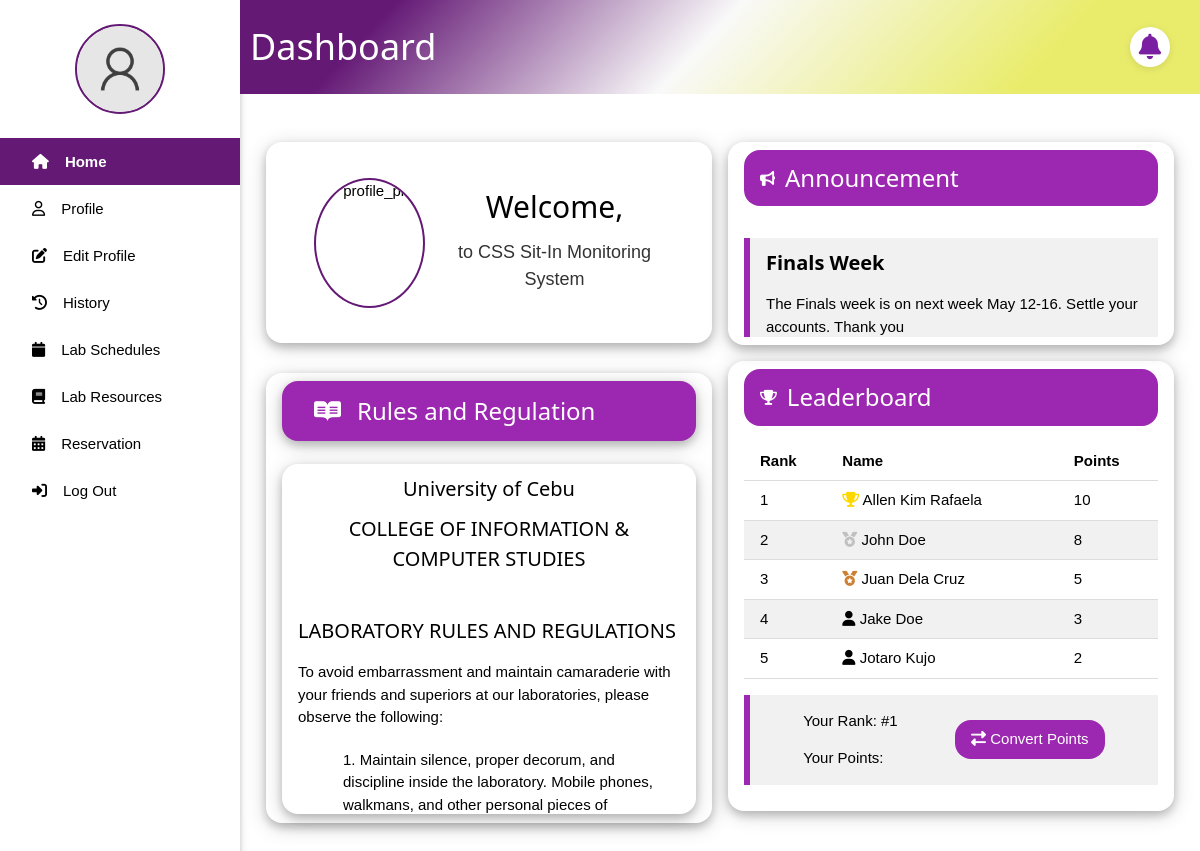
Screenshot of /dashboard.php (signed in) with the database file from the repository.
### tables this page shows
CREATE TABLE `announcement` (
  `ID` int(11) NOT NULL,
  `TITLE` varchar(255) DEFAULT NULL,
  `MESSAGE` text NOT NULL,
  `TIMESTAMP` timestamp NOT NULL DEFAULT current_timestamp() ON UPDATE current_timestamp()
);

CREATE TABLE `user` (
  `ID` int(11) NOT NULL,
  `IDNO` int(11) NOT NULL,
  `LASTNAME` varchar(30) NOT NULL,
  `FIRSTNAME` varchar(30) NOT NULL,
  `MIDDLENAME` varchar(30) DEFAULT NULL,
  `COURSE` varchar(30) NOT NULL,
  `YEAR_LEVEL` int(11) NOT NULL,
  `USERNAME` varchar(30) NOT NULL,
  `PASSWORD` varchar(255) NOT NULL,
  `PROFILE_PIC` varchar(255) NOT NULL DEFAULT 'images/default_pic.png',
  `SESSION_COUNT` int(11) DEFAULT 30,
  `POINTS` int(11) DEFAULT 0
);

### dashboard.php (the view, shortened to what this page needs)
<?php
include_once 'notification_functions.php';
$user = isset($_SESSION['user']) ? $_SESSION['user'] : null;
$sql_announcements = "SELECT * FROM announcement ORDER BY timestamp DESC";
$result_announcements = $conn->query($sql_announcements);
$announcements = [];
if($result_announcements->num_rows > 0){
    while ($row = $result_announcements->fetch_assoc()){
        $announcements[] = $row;
    }
}
$sql_leaderboard = "SELECT IDNO, FIRSTNAME, LASTNAME, POINTS FROM user ORDER BY POINTS DESC, FIRSTNAME ASC LIMIT 5";
$result_leaderboard = $conn->query($sql_leaderboard);
$leaderboard = [];
if($result_leaderboard->num_rows > 0){
    while ($row = $result_leaderboard->fetch_assoc()){
        $leaderboard[] = $row;
    }
}
$sql_user_rank = "SELECT COUNT(*) as rank FROM user WHERE POINTS > (SELECT POINTS FROM user WHERE IDNO = ?)";
$stmt_user_rank = $conn->prepare($sql_user_rank);
$stmt_user_rank->bind_param("s", $user['IDNO']);
$stmt_user_rank->execute();
$result_user_rank = $stmt_user_rank->get_result()->fetch_assoc();
$user_rank = $result_user_rank['rank'] + 1;
$sql_user_points = "SELECT POINTS FROM user WHERE IDNO = ?";
$stmt_user_points = $conn->prepare($sql_user_points);
$stmt_user_points->bind_param("s", $user['IDNO']);
$stmt_user_points->execute();
$result_user_points = $stmt_user_points->get_result()->fetch_assoc();
$user_points = $result_user_points['POINTS'];
?>
<!DOCTYPE html>
<html lang="en">
<head>
    <link rel="stylesheet" href="w3.css">
    <link rel="stylesheet" href="side_nav.css">
</head>
<body>
<div class="w3-sidebar w3-bar-block w3-collapse w3-card w3-animate-left" style="width:20%;" id="mySidebar">
    <div class="profile w3-center w3-margin w3-padding">
        <?php
        $profile_pic = isset($user['PROFILE_PIC']) ? $user['PROFILE_PIC'] : 'images/default_pic.png';
        ?>
        <img src="<?php echo htmlspecialchars($profile_pic); ?>" alt="profile_pic" style="width: 90px; height:90px;">
    </div>
    <a href="dashboard.php" class="w3-bar-item w3-button active"><i class="fa-solid fa-house w3-padding"></i><span>Home</span></a>
    <a href="#" onclick="document.getElementById('profile').style.display='block'" class="w3-bar-item w3-button"><i class="fa-regular fa-user w3-padding"></i><span>Profile</span></a>
    <a href="profile.php" class="w3-bar-item w3-button"><i class="fa-solid fa-edit w3-padding"></i><span>Edit Profile</span></a>
    <a href="history.php" class="w3-bar-item w3-button"><i class="fa-solid fa-clock-rotate-left w3-padding"></i><span>History</span></a>
    <a href="view_lab_schedules.php" class="w3-bar-item w3-button"><i class="fa-solid fa-calendar w3-padding"></i><span>Lab Schedules</span></a>
    <a href="view_lab_resources.php" class="w3-bar-item w3-button"><i class="fa-solid fa-book w3-padding"></i><span>Lab Resources</span></a>
    <a href="make_reservation.php" class="w3-bar-item w3-button"><i class="fa-solid fa-calendar-days w3-padding"></i><span>Reservation</span></a>
    <a href="logout.php" class="w3-bar-item w3-button"><i class="fa-solid fa-right-to-bracket w3-padding"></i><span>Log Out</span></a>
</div>
<div style="margin-left:20%; z-index: 1; position: relative;">
    <div class="title_page w3-container" style="display: flex; align-items: center;">
        <h1 style="margin-left: 10px; color: #ffff;">Dashboard</h1>
        <div class="notification-bell-container" style="position: relative; margin-left: auto; margin-right: 30px;">
            <button id="notifBell" class="notif-bell-btn">
                <i class="fa fa-bell"></i>
            </button>
        </div>
    </div>
    <div class="w3-row-padding" style="margin: 5% 10px;">
        <div class="w3-col m6">
            <div class="w3-mobile w3-round-xlarge w3-card-4 w3-container w3-padding w3-animate-top" style="margin-bottom: 30px; width: 100%;">
                <div class="w3-center w3-margin w3-padding" style="margin-bottom:0; display: flex; align-items: center; justify-content: center;">
                    <img src="<?php echo htmlspecialchars($user['PROFILE_PIC']); ?>" alt="profile_pic" style="width: 130px; height:130px; margin-right: 20px;">
                    <div>
                        <h2 id="welcome-text">Welcome, <?php echo htmlspecialchars($user['FIRSTNAME']); ?></h2>
                        <p id="typing-text" style="font-size: 18px; color: #333; font-family: Arial, sans-serif; margin-top: 10px;">to CSS Sit-In Monitoring System</p>
                    </div>
                </div>
            </div>
            <div class="w3-mobile w3-round-xlarge w3-card-4 w3-container w3-padding w3-animate-top" style="width: 100%; height: 450px;">
                <div class="w3-mobile w3-round-xlarge w3-card-4 w3-container w3-purple">
                    <h3><i class="fa-brands fa-readme w3-padding"></i>Rules and Regulation</h3>
                </div>
                <br>
                <div class="w3-mobile w3-round-xlarge w3-card-4 w3-container" style="height:350px; overflow-y: auto;">
                    <div class="w3-center">
                        <h4>University of Cebu</h4>
                        <h4>COLLEGE OF INFORMATION & COMPUTER STUDIES</h4>
                    </div>
                    <br>
                    <h4>LABORATORY RULES AND REGULATIONS</h4>
                    <p>To avoid embarrassment and maintain camaraderie with your friends and superiors at our laboratories, please observe the following:</p>
                    <ul>
                        <li>1. Maintain silence, proper decorum, and discipline inside the laboratory. Mobile phones, walkmans, and other personal pieces of equipment must be switched off.</li>
                    </ul>
                </div>
            </div>
        </div>
        <div class="w3-col m6">
            <div class="w3-mobile w3-round-xlarge w3-card-4 w3-container w3-padding w3-margin-bottom w3-animate-top" style="width: 100%;">
                <div class="w3-purple w3-container w3-round-xlarge" style="display: flex; align-items: center;">
                    <i class="fa-solid fa-bullhorn"></i>
                    <h3 style="margin-left: 10px; color: #ffff;">Announcement</h3>
                </div>
                <div id="announcements-list" class="w3-margin-top" style="height:115px; overflow-y: auto;">
                    <?php if (count($announcements) > 0): ?>
                        <?php foreach ($announcements as $announcement): ?>
                            <div class="w3-panel w3-light-gray w3-leftbar w3-border-purple">
                                <h4><strong><?php echo htmlspecialchars($announcement['TITLE']); ?></strong></h4>
                                <p><?php echo htmlspecialchars($announcement['MESSAGE']); ?></p>
                            </div>
                        <?php endforeach; ?>
                    <?php else: ?>
                        <p style="font-size: 18px; color: #333; font-family: Arial, sans-serif; margin-top: 20px;">No announcement for today.</p>
                    <?php endif; ?>
                </div>
            </div>
            <div class="w3-mobile w3-round-xlarge w3-card-4 w3-container w3-padding w3-animate-top" style="width: 100%; height: 450px;">
                <div class="w3-purple w3-container w3-round-xlarge" style="display: flex; align-items: center;">
                    <i class="fa-solid fa-trophy"></i>
                    <h3 style="margin-left: 10px; color: #ffff;">Leaderboard</h3>
                </div>
                <div class="w3-margin-top">
                    <table class="w3-table w3-bordered w3-striped">
                        <thead>
                            <tr>
                                <th>Rank</th>
                                <th>Name</th>
                                <th>Points</th>
                            </tr>
                        </thead>
                        <tbody>
                            <?php if (count($leaderboard) > 0): ?>
                                <?php foreach ($leaderboard as $index => $leader): ?>
                                    <?php
                                        $icon = '<i class="fa-solid fa-user leaderboard-icon"></i>';
                                        if ($index === 0) {
                                            $icon = '<i class="fa-solid fa-trophy leaderboard-icon" style="color:gold;"></i>';
                                        } elseif ($index === 1) {
                                            $icon = '<i class="fa-solid fa-medal leaderboard-icon" style="color:silver;"></i>';
                                        } elseif ($index === 2) {
                                            $icon = '<i class="fa-solid fa-medal leaderboard-icon" style="color:#cd7f32;"></i>';
                                        }
                                    ?>
                                    <tr>
                                        <td><?php echo $index + 1; ?></td>
                                        <td><?php echo $icon . ' ' . htmlspecialchars($leader['FIRSTNAME'] . ' ' . $leader['LASTNAME']); ?></td>
                                        <td><?php echo htmlspecialchars($leader['POINTS']); ?></td>
                                    </tr>
                                <?php endforeach; ?>
                            <?php else: ?>
                                <tr>
                                    <td colspan="3">No leaderboard data available.</td>
                                </tr>
                            <?php endif; ?>
                        </tbody>
                    </table>
                    <div class="w3-panel w3-light-gray w3-leftbar w3-border-purple w3-margin-top" style="display: flex; align-items: center; justify-content: space-between;">
                        <div>
                            <p>Your Rank: #<?php echo $user_rank; ?></p>
                            <p>Your Points: <?php echo $user_points; ?></p>
                        </div>
                        <button onclick="document.getElementById('pointsConversion').style.display='block'" class="w3-button w3-purple w3-round-xlarge" style="margin-left: 20px; min-width: 150px;">
                            <i class="fa-solid fa-exchange-alt"></i> Convert Points
                        </button>
                    </div>
                </div>
            </div>
        </div>
    </div>
</div>
</body>
</html>

### w3.css (style rules this page uses)
html { box-sizing:border-box }
*,*:before,*:after { box-sizing:inherit }
html { -ms-text-size-adjust:100%;-webkit-text-size-adjust:100% }
body { margin:0 }
a { background-color:transparent }
b,strong { font-weight:bolder }
img { border-style:none }
button,input,select,textarea,optgroup { font:inherit;margin:0 }
button,input { overflow:visible }
button,select { text-transform:none }
button,[type=button],[type=reset],[type=submit] { -webkit-appearance:button }
html,body { font-family:Verdana,sans-serif;font-size:15px;line-height:1.5 }
html { overflow-x:hidden }
h1 { font-size:36px }
h2 { font-size:30px }
h3 { font-size:24px }
h4 { font-size:20px }
h1,h2,h3,h4,h5,h6 { font-family:"Segoe UI",Arial,sans-serif;font-weight:400;margin:10px 0 }
img { vertical-align:middle }
a { color:inherit }
.w3-table,.w3-table-all { border-collapse:collapse;border-spacing:0;width:100%;display:table }
.w3-bordered tr,.w3-table-all tr { border-bottom:1px solid #ddd }
.w3-striped tbody tr:nth-child(even) { background-color:#f1f1f1 }
.w3-table td,.w3-table th,.w3-table-all td,.w3-table-all th { padding:8px 8px;display:table-cell;text-align:left;vertical-align:top }
.w3-table th:first-child,.w3-table td:first-child,.w3-table-all th:first-child,.w3-table-all td:first-child { padding-left:16px }
.w3-btn,.w3-button { border:none;display:inline-block;padding:8px 16px;vertical-align:middle;overflow:hidden;text-decoration:none;color:inherit;background-color:inherit;text-align:center;cursor:pointer;white-space:nowrap }
.w3-btn,.w3-button { -webkit-touch-callout:none;-webkit-user-select:none;-khtml-user-select:none;-moz-user-select:none;-ms-user-select:none;user-select:none }
.w3-sidebar { height:100%;width:200px;background-color:#fff;position:fixed!important;z-index:1;overflow:auto }
.w3-bar-block .w3-bar-item { width:100%;display:block;padding:8px 16px;text-align:left;border:none;white-space:normal;float:none;outline:0 }
.w3-container:after,.w3-container:before,.w3-panel:after,.w3-panel:before,.w3-row:after,.w3-row:before,.w3-row-padding:after,.w3-row-padding:before, .w3-cell-row:before,.w3-cell-row:after,.w3-clear:after,.w3-clear:before,.w3-bar:before,.w3-bar:after { content:"";display:table;clear:both }
.w3-col,.w3-half,.w3-third,.w3-twothird,.w3-threequarter,.w3-quarter { float:left;width:100% }
@media (min-width:601px) { .w3-col.m6,.w3-half { width:49.99999% } }
@media (min-width:993px) { .w3-sidebar.w3-collapse { display:block!important } }
.w3-round-xlarge { border-radius:16px }
.w3-row-padding,.w3-row-padding>.w3-half,.w3-row-padding>.w3-third,.w3-row-padding>.w3-twothird,.w3-row-padding>.w3-threequarter,.w3-row-padding>.w3-quarter,.w3-row-padding>.w3-col { padding:0 8px }
.w3-container,.w3-panel { padding:0.01em 16px }
.w3-panel { margin-top:16px;margin-bottom:16px }
.w3-card,.w3-card-2 { box-shadow:0 2px 5px 0 rgba(0,0,0,0.16),0 2px 10px 0 rgba(0,0,0,0.12) }
.w3-card-4,.w3-hover-shadow:hover { box-shadow:0 4px 10px 0 rgba(0,0,0,0.2),0 4px 20px 0 rgba(0,0,0,0.19) }
.w3-animate-top { position:relative;animation:animatetop 0.4s }
.w3-animate-left { position:relative;animation:animateleft 0.4s }
.w3-center { text-align:center!important }
.w3-leftbar { border-left:6px solid #ccc!important }
.w3-margin { margin:16px!important }
.w3-margin-top { margin-top:16px!important }
.w3-margin-bottom { margin-bottom:16px!important }
.w3-padding { padding:8px 16px!important }
.w3-purple,.w3-hover-purple:hover { color:#fff!important;background-color:#9c27b0!important }
.w3-light-grey,.w3-hover-light-grey:hover,.w3-light-gray,.w3-hover-light-gray:hover { color:#000!important;background-color:#f1f1f1!important }
.w3-border-purple,.w3-hover-border-purple:hover { border-color:#9c27b0!important }

### side_nav.css (style rules this page uses)
.title_page { position: sticky; top: 0; z-index: 1000; padding: 10px 0; background: rgb(100,25,117); background: linear-gradient(133deg, rgba(100,25,117,1) 15%, rgba(249,249,249,1) 48%, rgba(233,236,107,1) 82%); }
.active { background-color:rgba(100,25,117,1); color: white; font-weight: bold; }

### dashboard.php (style rules this page uses)
img { border: 2px solid rgba(100,25,117,1); border-radius: 50%; }
ul li { list-style-type: none; padding: 5px; }
.notif-bell-btn { background: #fff; border-radius: 50%; width: 40px; height: 40px; display: flex; align-items: center; justify-content: center; box-shadow: 0 2px 8px rgba(0,0,0,0.10); border: none; position: relative; transition: box-shadow 0.2s; }
.notif-bell-btn i.fa-bell { color: #7b1fa2 !important; font-size: 1.7em; }

### rows the page displays
announcement: TITLE "Finals Week", MESSAGE "The Finals week is on next week May 12-16. Settle your accounts. Thank you"
user: FIRSTNAME+LASTNAME "Allen Kim Rafaela", POINTS "10"
user: FIRSTNAME+LASTNAME "John Doe", POINTS "8"
user: FIRSTNAME+LASTNAME "Juan Dela Cruz", POINTS "5"
user: FIRSTNAME+LASTNAME "Jake Doe", POINTS "3"
user: FIRSTNAME+LASTNAME "Jotaro Kujo", POINTS "2"

### other values shown
$user_rank "1"
